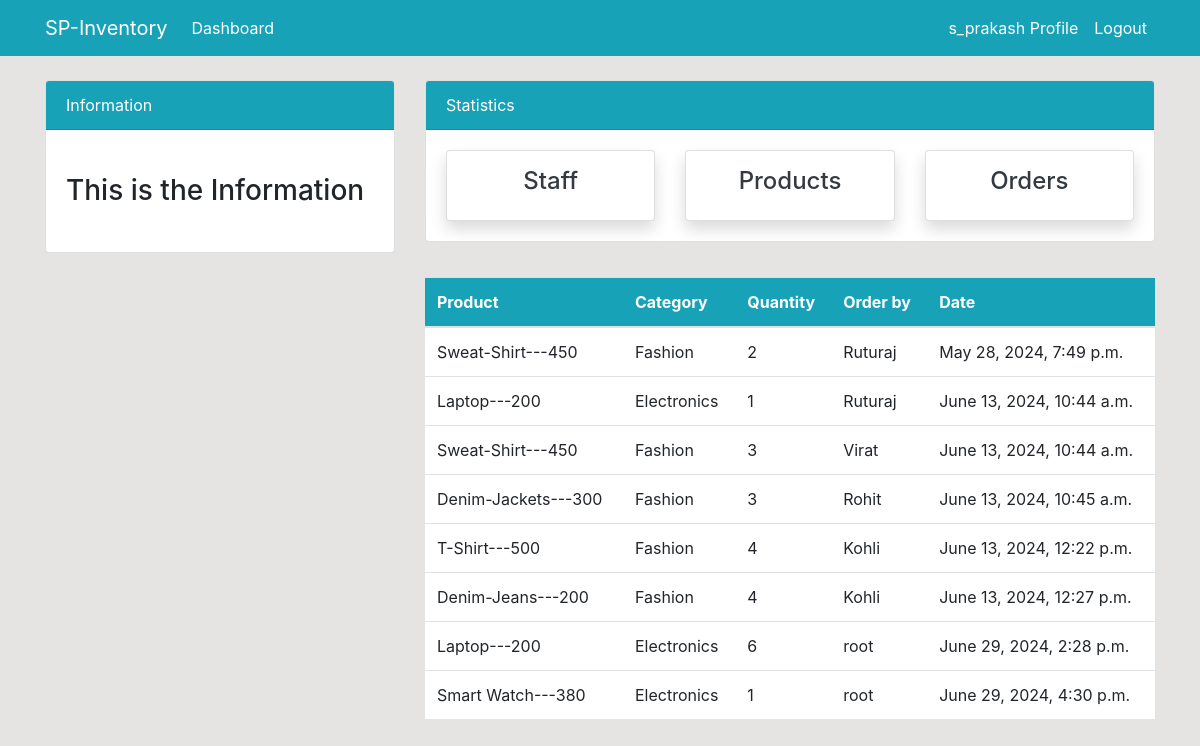
The page /order/ (signed in) on the database its author committed.
### dashboard/models.py (models this page shows, shortened)
class Order(models.Model):
    product = models.ForeignKey(Product, on_delete=models.CASCADE, null=True)
    staff = models.ForeignKey(User, models.CASCADE, null=True)
    order_quantity = models.PositiveIntegerField(null=True)
    date = models.DateTimeField(auto_now_add=True)

class Product(models.Model):
    name = models.CharField(max_length=100, null=True)
    category = models.CharField(max_length=20, choices=CATEGORY, null=True)
    quantity = models.PositiveIntegerField(null=True)
    def __str__(self):
        return f'{self.name}---{self.quantity}'

### dashboard/views.py (the view)
# urls.py: path('order/', views.order, name='dashboard-order'),
@login_required
def order(request):
    orders = Order.objects.all()
    context = {
        'orders': orders,
    }
    return render(request,'dashboard/order.html', context)

### templates/dashboard/order.html (shortened to what this page needs)
{% extends 'partials/base.html' %}
{% block content %}
{% include 'partials/topnav.html' %}
    <div class="container">
        <div class="row my-4">
            <div class="col-md-4">
            </div>
            <div class="col-md-8">
                <table class="table bg-white">
                    <thead class="bg-info">
                        <tr class="text-white">
                            <th scope="col">Product</th>
                            <th scope="col">Category</th>
                            <th scope="col">Quantity</th>
                            <th scope="col">Order by</th>
                            <th scope="col">Date</th>
                        </tr>
                    </thead>
                    <tbody>
                        {% for odr in orders  %}
                        <tr>
                            <td>{{ odr.product }}</td>
                            <td>{{ odr.product.category }}</td>
                            <td>{{ odr.order_quantity }}</td>
                            <td>{{ odr.staff.username }}</td>
                            <td>{{ odr.date }}</td>
                        </tr>
                        {% endfor %}
                    </tbody>
                </table>
            </div>
        </div>
    </div>
{% endblock content %}

### templates/partials/nav.html (shortened to what this page needs)
<nav class="navbar navbar-expand-lg navbar-info bg-info">
    {% if user.is_authenticated %}
    <div class="container">
        <a class="navbar-brand text-white" href="{% url 'dashboard-index' %}">SP-Inventory</a>
        <div class="collapse navbar-collapse" id="navbarSupportedContent">
            <ul class="navbar-nav mr-auto">
                <li class="nav-item active">
                    <a class="nav-link text-white" href="{% url 'dashboard-index' %}">Dashboard </a>
                </li>
            </ul>
            <ul class="navbar-nav ml-auto">
                <li class="nav-item active">
                    <a class="nav-link text-white" href="{% url 'user-profile' %}">{{ user.username }} Profile
                        <span class="sr-only">(current)</span></a>
                </li>
                <li class="nav-item">
                    <a class="nav-link text-white" href="{% url 'user-logout' %}">Logout</a>
                </li>
            </ul>
            {% endif %}
        </div>
    </div>
</nav>

### static/style.css (style rules this page uses)
body { background: rgb(230, 227, 227); }

### rows shown on the page
Order: product "Sweat-Shirt---450", product.category "Fashion", order_quantity "2", staff.username "Ruturaj", date "May 28, 2024, 7:49 p.m."
Order: product "Laptop---200", product.category "Electronics", order_quantity "1", staff.username "Ruturaj", date "June 13, 2024, 10:44 a.m."
Order: product "Sweat-Shirt---450", product.category "Fashion", order_quantity "3", staff.username "Virat", date "June 13, 2024, 10:44 a.m."
Order: product "Denim-Jackets---300", product.category "Fashion", order_quantity "3", staff.username "Rohit", date "June 13, 2024, 10:45 a.m."
Order: product "T-Shirt---500", product.category "Fashion", order_quantity "4", staff.username "Kohli", date "June 13, 2024, 12:22 p.m."
Order: product "Denim-Jeans---200", product.category "Fashion", order_quantity "4", staff.username "Kohli", date "June 13, 2024, 12:27 p.m."
Order: product "Laptop---200", product.category "Electronics", order_quantity "6", staff.username "root", date "June 29, 2024, 2:28 p.m."
Order: product "Smart Watch---380", product.category "Electronics", order_quantity "1", staff.username "root", date "June 29, 2024, 4:30 p.m."

### other values the page prints
{{ user.username }} "s_prakash"
